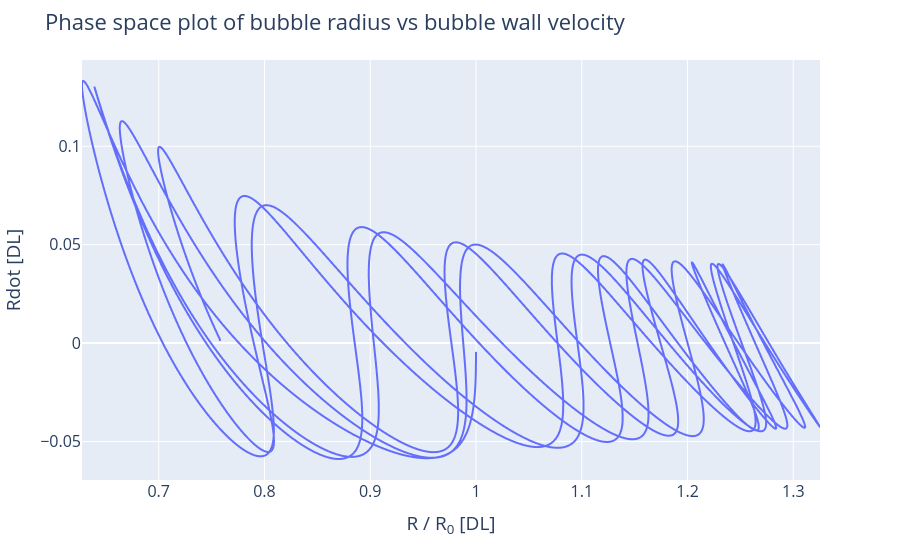

Source (notebook cell):
### Markdown cell above
Plotting the dynamic phase (R - Rdot plot). The phase space plot can be used to classify the dynamics of cavitation.

### Code cell
fig = px.line(x=BD_obj.R, y=BD_obj.Rddot)
fig.update_layout(
    xaxis=dict(title="R / R<sub>0</sub> [DL]"),
    yaxis=dict(title="Rdot [DL]"), font_size=16,
    title="Phase space plot of bubble radius vs bubble wall velocity"
)
fig.show()

### Figure 1 — Plotly figure (JSON) as saved in the notebook; plotly's stock layout.template omitted (floating-point values rounded to 4 significant figures; data arrays with more than 128 entries replaced by an {"elided": "..."} marker saying what was removed)
{"data": [{"hovertemplate": "x=%{x}<br>y=%{y}<extra></extra>", "legendgroup": "", "line": {"color": "#636efa", "dash": "solid"}, "marker": {"symbol": "circle"}, "mode": "lines", "name": "", "showlegend": false, "type": "scattergl", "x": {"elided": "20000 float values"}, "xaxis": "x", "y": {"elided": "20000 float values"}, "yaxis": "y"}], "layout": {"font": {"size": 16}, "legend": {"tracegroupgap": 0}, "margin": {"t": 60}, "title": {"text": "Phase space plot of bubble radius vs bubble wall velocity"}, "xaxis": {"anchor": "y", "domain": [0, 1], "title": {"text": "R / R<sub>0</sub> [DL]"}}, "yaxis": {"anchor": "x", "domain": [0, 1], "title": {"text": "Rdot [DL]"}}}}
